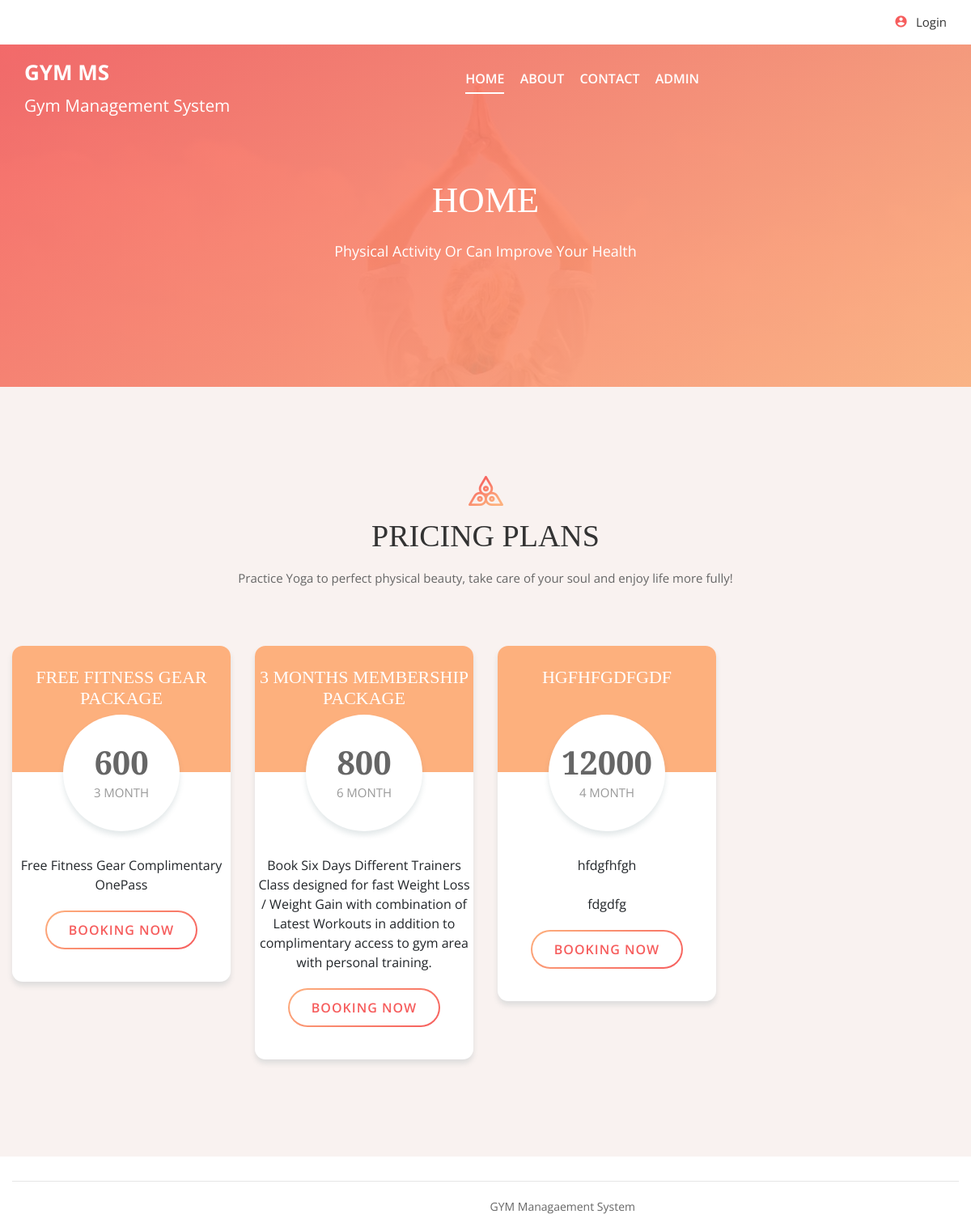
Page /gym/index.php on the committed database.
### tables this page shows
CREATE TABLE `tbladdpackage` (
  `id` int(11) NOT NULL,
  `category` varchar(45) DEFAULT NULL,
  `titlename` varchar(450) DEFAULT NULL,
  `PackageType` varchar(45) DEFAULT NULL,
  `PackageDuratiobn` varchar(45) DEFAULT NULL,
  `Price` varchar(45) DEFAULT NULL,
  `uploadphoto` varchar(450) DEFAULT NULL,
  `Description` varchar(450) DEFAULT NULL,
  `create_date` timestamp NULL DEFAULT current_timestamp()
);

### gym/index.php (the view, shortened to what this page needs)
<?php
include 'include/config.php';
?>
<!DOCTYPE html>
<html lang="zxx">
<head>
	<link rel="stylesheet" href="css/bootstrap.min.css"/>
	<link rel="stylesheet" href="css/font-awesome.min.css"/>
	<link rel="stylesheet" href="css/owl.carousel.min.css"/>
	<link rel="stylesheet" href="css/nice-select.css"/>
	<link rel="stylesheet" href="css/magnific-popup.css"/>
	<link rel="stylesheet" href="css/slicknav.min.css"/>
	<link rel="stylesheet" href="css/animate.css"/>
	<link rel="stylesheet" href="css/style.css"/>
</head>
<body>
	<?php include 'include/header.php';?>
	<section class="page-top-section set-bg" data-setbg="img/page-top-bg.jpg">
		<div class="container">
			<div class="row">
				<div class="col-lg-7 m-auto text-white">
					<h2>Home</h2>
					<p>Physical Activity Or Can Improve Your Health</p>
				</div>
			</div>
		</div>
	</section>
	<section class="pricing-section spad">
		<div class="container">
			<div class="section-title text-center">
				<img src="img/icons/logo-icon.png" alt="">
				<h2>Pricing plans</h2>
				<p>Practice Yoga to perfect physical beauty, take care of your soul and enjoy life more fully!</p>
			</div>
			<div class="row">
				        <?php
$sql ="SELECT id, category, titlename, PackageType, PackageDuratiobn, Price, uploadphoto, Description, create_date from tbladdpackage";
$query= $dbh -> prepare($sql);
$query-> execute();
$results = $query -> fetchAll(PDO::FETCH_OBJ);
$cnt=1;
if($query -> rowCount() > 0)
{
foreach($results as $result)
{
?>
				<div class="col-lg-3 col-sm-6">
					<div class="pricing-item begginer">
						<div class="pi-top">
							<h4><?php echo $result->titlename;?></h4>
						</div>
						<div class="pi-price">
							<h3><?php echo htmlentities($result->Price);?></h3>
							<p>	<?php echo $result->PackageDuratiobn;?></p>
						</div>
						<ul>
							<?php echo $result->Description;?>
						</ul>
						<?php if(strlen($_SESSION['uid'])==0): ?>
						<a href="login.php" class="site-btn sb-line-gradient">Booking Now</a>
							 <?php endif;?>
					</div>
				</div>
				<?php  $cnt=$cnt+1; } } ?>
			</div>
		</div>
	</section>
	<?php include 'include/footer.php'; ?>
	</body>
</html>

### rows in the picture
tbladdpackage: titlename "FREE FITNESS GEAR PACKAGE", Price "600", PackageDuratiobn "3 MONTH", Description "Free Fitness Gear Complimentary OnePass"
tbladdpackage: titlename "3 MONTHS MEMBERSHIP PACKAGE", Price "800", PackageDuratiobn "6 MONTH", Description "Book Six Days Different Trainers Class designed for fast Weight Loss / Weight Gain with combination of Latest Workouts in addition to complimentary access to gym area with personal training."
tbladdpackage: titlename "HGFHFGDFGDF", Price "12000", PackageDuratiobn "4 MONTH", Description "hfdgfhfgh fdgdfg"
